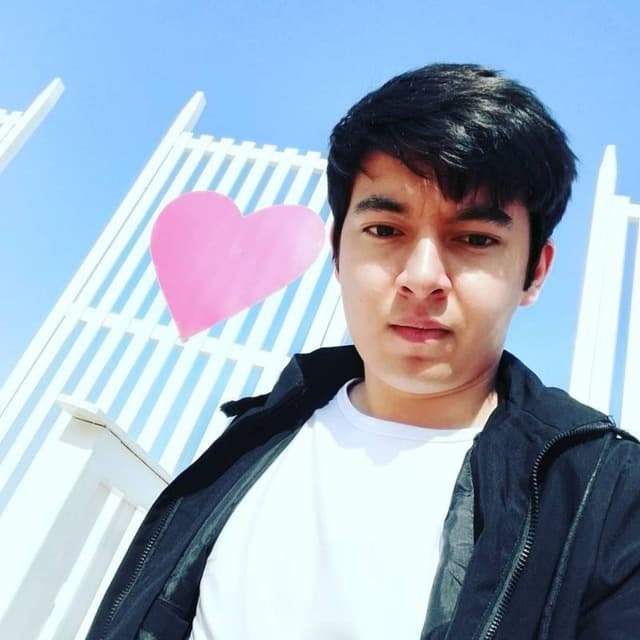
#> input picture OpenCV_Full/Face_Detection/RDJ.jpg, 640 x 640 px
$ python Face_eye_Detector_in_img.py
#> lines starting #> are read from the running program, lines starting #| are printed output that depends on the picture; after the words box and inside, x2 and y2 are one past the last pixel; in counts of white or black regions, pixels touching at a corner belong together
import cv2

img = cv2.imread('RDJ.jpg')
#> img is the input picture: shape (640, 640, 3); mean B, G, R 190.6, 172.1, 156.7

grayscaled_img = cv2.cvtColor(img, cv2.COLOR_BGR2GRAY)
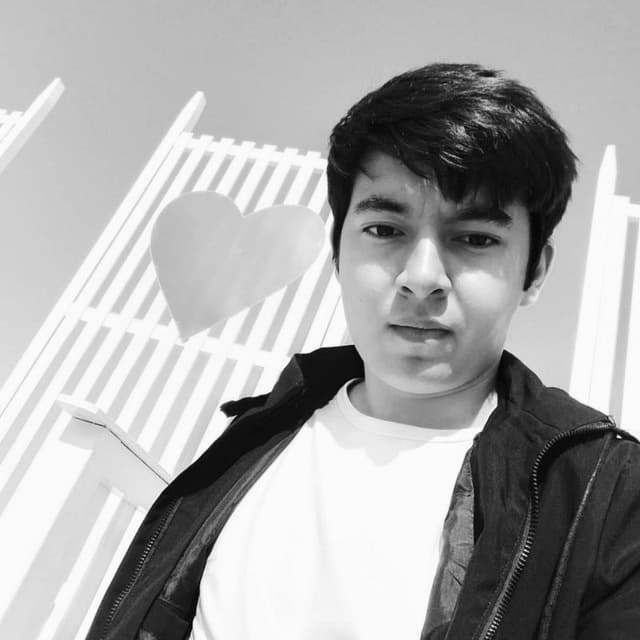
#> grayscaled_img: shape (640, 640); min 1, max 255, mean 169.6

trained_face_data = cv2.CascadeClassifier('haarcascade_frontalface_default.xml')
trained_eye_data = cv2.CascadeClassifier('haarcascade_eye.xml')


face_coordinates = trained_face_data.detectMultiScale(grayscaled_img)
#> face_coordinates = [[305, 146, 238, 238]]
eye_coordinates = trained_eye_data.detectMultiScale(grayscaled_img)
#> eye_coordinates = [[354, 203, 58, 58], [449, 214, 52, 52]]


for (x, y, w, h) in face_coordinates:
    cv2.rectangle(img, (x, y), (x+w, y+h), (0, 255, 0), 5)
#> this loop made 1 pass
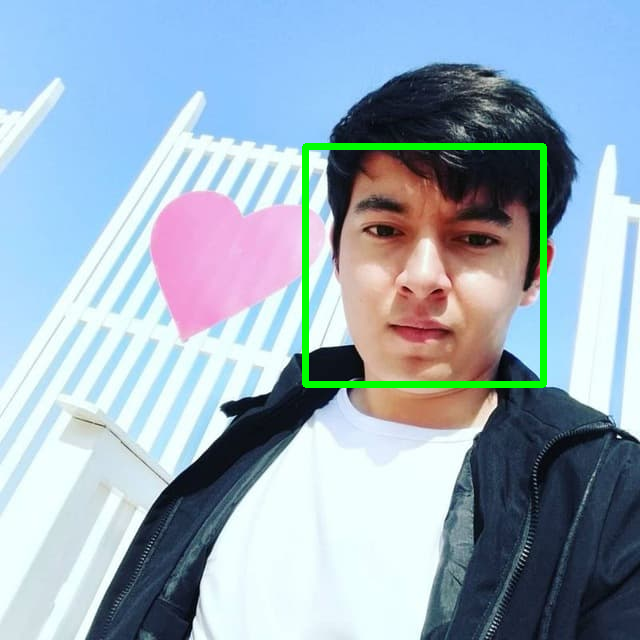
#> img: shape (640, 640, 3); 1.62% of pixels changed, all inside (x1, y1, x2, y2) = (302, 143, 547, 388)

for (x, y, w, h) in eye_coordinates:
    cv2.rectangle(img, (x, y), (x+w, y+h), (0, 255, 0), 5)
#> this loop made 2 passes
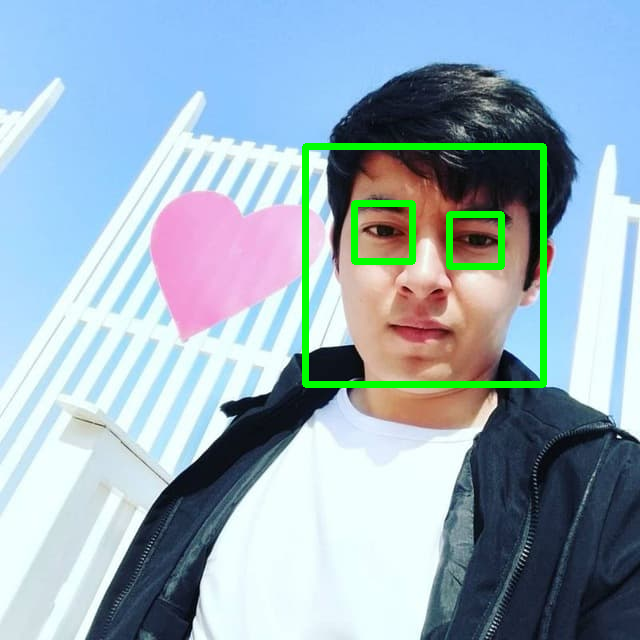
#> img: shape (640, 640, 3); 0.74% of pixels changed, all inside (x1, y1, x2, y2) = (351, 200, 505, 270)

cv2.imshow('Face Detector', img)

cv2.waitKey()

print('Code Completed')
